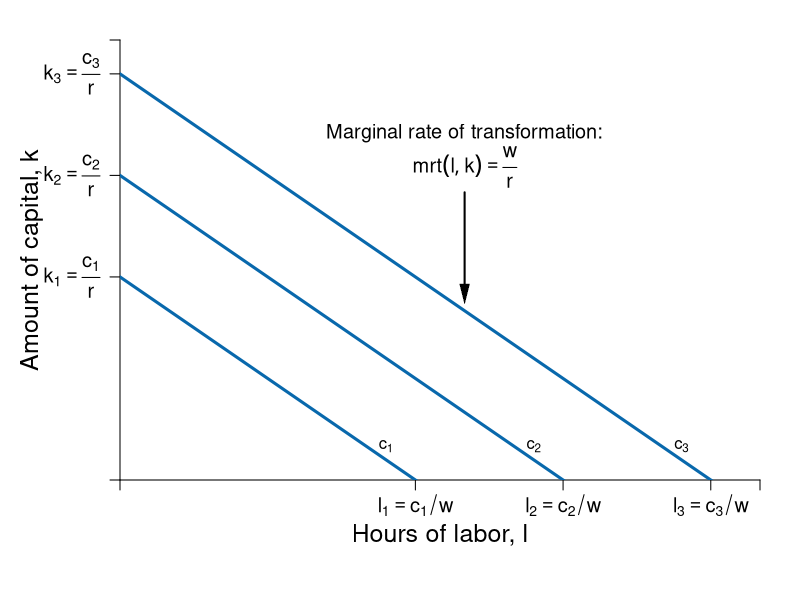

The R source for this figure:
require(shape)
pdf(file = "specprodexch/isocost_map.pdf", width = 9, height = 7)

#Set parameters for graphics
axislabelsize <- 1.5
labelsize <- 1.2
graphlinewidth <- 3
segmentlinewidth <- 2

COL <- c("#7fc97f", "#beaed4", "#fdc086", "#ffff99", "#386cb0", "#f0027f", "#bf5b17", "#666666")
COLA <- c("#99d8c9","#66c2a4","#41ae76", "#238b45", "#005824")
COLB <- c("#4eb3d3", "#2b8cbe", "#0868ac","#084081")

#Edited the margins to cater for the larger LHS labels
par(mar =  c(6, 6, 2, 2))

isocost <- function(l, c = 10, w = 1, r = 1) {
  c - (w/r)*l
}


isoquant <- function(l, alpha = 0.5, x = 5) {
  (x / l^alpha)^(1/(1 - alpha))
}


xlims <- c(0, 13)
ylims <- c(0, 13)

npts <- 501 
x <- seq(xlims[1], xlims[2], length.out = npts)
y <- seq(ylims[1], ylims[2], length.out = npts) 
a <- c(13, 16.75, 19.25)

plot(0, 0, xlim = xlims, ylim = ylims, type = "n",
     xlab = expression(paste("")),
     ylab = expression(paste("")), 
     xaxt = "n", 
     yaxt = "n", 
     cex.lab = axislabelsize, 
     bty = "n",
     xaxs="i", 
     yaxs="i")

ticksy <- c(0, 6, 9, 12, ylims[2])
ylabels <- c(NA, expression(paste(k[1]==frac(c[1], r))), expression(paste(k[2]==frac(c[2], r))), expression(paste(k[3]==frac(c[3], r))), NA)
ticksx <- c(0, 6, 9, 12, xlims[2])
xlabels <- c(NA, expression(paste(l[1]==c[1]/w)), expression(paste(l[2])==c[2]/w), expression(paste(l[3]==c[3]/w)), NA)




axis(1, at = ticksx, pos = 0, labels = xlabels, cex.axis = labelsize)
axis(2, at = ticksy, pos = 0, labels = ylabels, las = 1, cex.axis = labelsize)

npts <- 500 
xx1 <- seq(xlims[1], xlims[2], length.out = npts)


lines(xx1, isocost(xx1, c = 6, w = 1, r = 1), col = COLB[3], lwd = graphlinewidth)
lines(xx1, isocost(xx1, c = 9, w = 1, r = 1), col = COLB[3], lwd = graphlinewidth)
lines(xx1, isocost(xx1, c = 12, w = 1, r = 1), col = COLB[3], lwd = graphlinewidth)


#Label the axes
mtext(expression(paste("Hours of labor, ", l)), side=1, line = 2.5, cex = axislabelsize)
text(-1.8, 0.5*ylims[2], expression(paste("Amount of capital, ", k)), xpd = TRUE, cex = axislabelsize, srt = 90) 

#Label the price lines
text(5.4, 1, expression(paste(c[1])))
text(8.4, 1, expression(paste(c[2])))
text(11.4, 1, expression(paste(c[3])))


#Add mrs = mrt at i
text(7, 10.25, expression(paste("Marginal rate of transformation:")), cex = labelsize)
text(7, 9.25, expression(paste(mrt(l,k)== frac(w,r))), cex = labelsize)
Arrows(7, 8.5, 7, 5.5, col = "black", lty = 1, lwd = 2, arr.type = "triangle", arr.lwd = 0.5)

dev.off()
